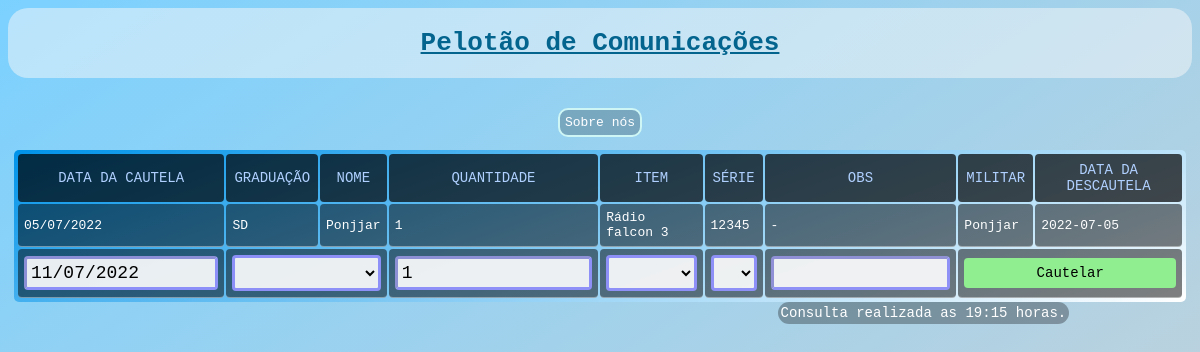
Before: / with the older database file.
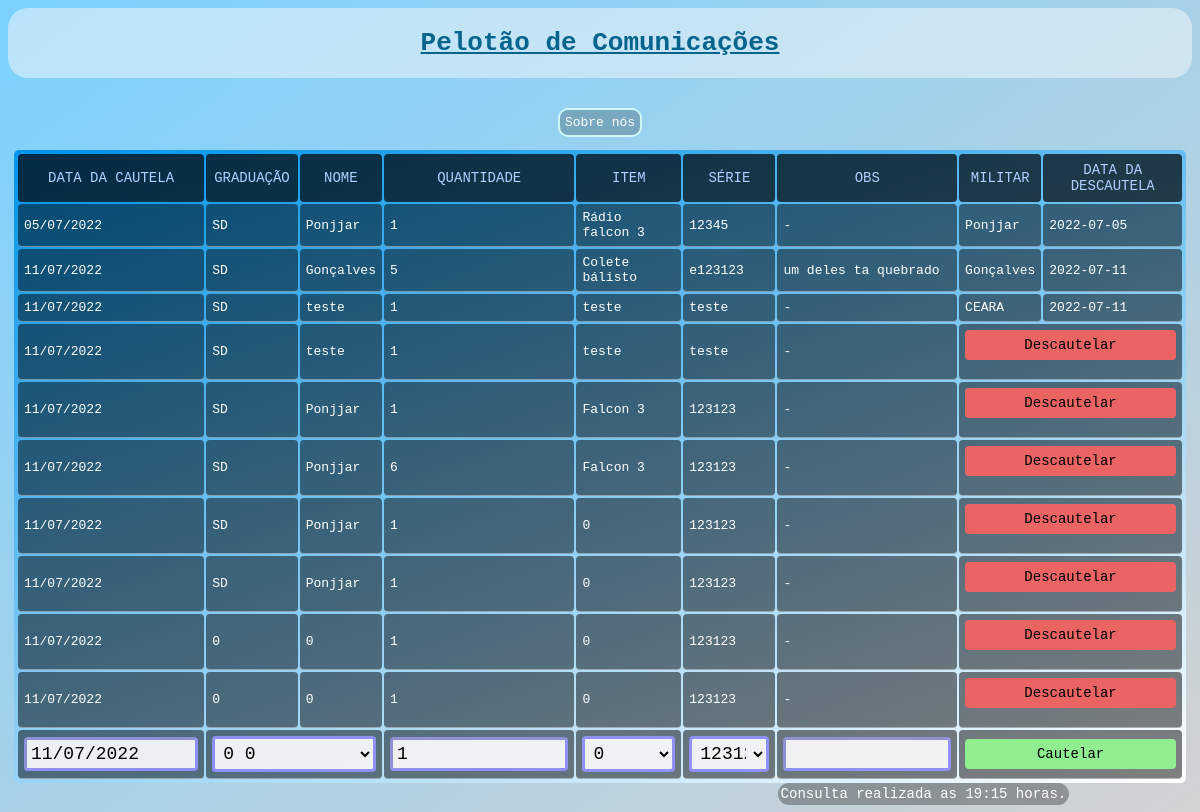
After: the same page with the newer database file.
### tables this page shows
CREATE TABLE `cautela` (
  `data` varchar(50) NOT NULL,
  `grad` varchar(11) NOT NULL,
  `nome` varchar(50) NOT NULL,
  `quantidade` int(255) NOT NULL,
  `item` varchar(255) NOT NULL,
  `serie` varchar(255) NOT NULL,
  `obs` varchar(255) NOT NULL,
  `assinatura` varchar(255) NOT NULL,
  `dataDescautela` varchar(255) NOT NULL,
  `id` int(11) NOT NULL
);

### index.php (the view, shortened to what this page needs)
<html lang="pt-br">
  <head>
    <link rel="stylesheet" href="./css/css.css" media="all" type="text/css">
  </head>
<?php
    include './Incluidos/cabecalho.php';
    require './incluidos/db_connection.php';
    $hourMin = date('H:i');
    echo "<center><table>";
    $resultado = mysqli_query($db_connection, "select * from cautela");
    echo"<th>Data da cautela</th><th>Graduação</th><th>Nome</th><th>Quantidade</th><th>Item</th><th>Série</th><th>Obs</th><th>Militar</th><th>Data da descautela</th>";
    while($cautela = mysqli_fetch_assoc($resultado)) {
        echo "<tr><td>
        ".$cautela["data"]."
        </td><td>
        ".$cautela["grad"]."
        </td><td>
        ".$cautela["nome"]."
        </td><td>
        ".$cautela["quantidade"]."
        </td><td>
        ".$cautela["item"]."
        </td><td>
        ".$cautela["serie"]."
        </td><td>
        ".$cautela["obs"]."
        </td>";
        if(!empty(($cautela["dataDescautela"]))){
            echo"<td>
        ".$cautela["assinatura"]."
        </td><td>
        ".$cautela["dataDescautela"]."
        </td>
        </tr></td>";
        }
        else{
            echo"<td colspan='2'>
            <form method='post' action='./descautela.php'>
            <input type='hidden'  name='id' value='".$cautela["id"]."' id='dado' readonly/>
            <input type='submit' style='background:#e96463 ' value='Descautelar' id='dado'>
            </form>
            </td>
            </tr></td>";
        }
    }
    $today = date('d/m/Y');
    echo "<form method='post' action='#'><tr>
        <td>
        <input type='text' name='data' maxlength='10' value='".$today."' id='dado'></td><td colspan='2'>
        <select name='nome' id='dado'>";
        $resultado = mysqli_query($db_connection, "select * from armeiro");
        while($armeiro = mysqli_fetch_assoc($resultado)) {
            echo "
            <option value='".$armeiro["nome"]."'>".$armeiro["grad"]." ".$armeiro["nome"]."</option>";
          }
        echo"</select>
        </select></td><td>
        <input type='number' min='1' value='1'name='quantidade' id='dado' required></td><td>
        <select name='item' id='dado' required>
        ";
        $resultado = mysqli_query($db_connection, "select * from itens");
        while($item = mysqli_fetch_assoc($resultado)) {
            echo "
            <option value='".$item["nome"]."'>".$item["nome"]."</option>";
          }
        echo"</select></td><td>
        <select name='serie' id='dado'>
        ";
        $resultado = mysqli_query($db_connection, "select * from serie");
        while($serie = mysqli_fetch_assoc($resultado)) {
            echo "
            <option value='".$serie["nserie"]."'>".$serie["nserie"]."</option>";
          }
        echo"</select></td><td>
        <input type='text' name='obs' id='dado'></td>
        <!---<td>
        <input type='text' name='ass' id='dado'></td><td>
        <input type='text' name='dataDesc' id='dado'></td>---><td colspan='2'>
        <input style='background:lightgreen'type='submit' value='Cautelar' id='dado'/></form></td></tr>";
    echo "</table></center>";
    echo ' <div id="hora">Consulta realizada as '.$hourMin.' horas. </div>';
?>
</html>

### incluidos/cabecalho.php (shortened to what this page needs)
<head>
  <link rel="stylesheet" type="text/css" href="../css/css.css"/>
</head>
<body>
  <center>
    <header>
      <a href="./index.php"><h1>Pelotão de Comunicações </h1></a>
    </header>
    <nav>
      <p id="sobrenos"onclick="popup();">Sobre nós</p>
    </nav>
  </center>
</body>

### css/css.css (style rules this page uses)
#sobrenos { left: 35%; position: sticky; color:white; }
#hora { animation: fadeIn 1.5s; margin-left: 65%; margin-bottom: -0.1%; position: static; white-space: normal; display:table; font-size: 14px; background-color: rgba(0,0,0, 0.3); color: white; padding: 3px; border-radius: 20px; border-color: rgba(255,255,255,0); transition: 0.5s; }
a { color: rgb(3, 100, 142); }
body { background: linear-gradient(to right bottom,#7bd1ff,#d2d2d2); font-family: monospace; background-attachment: fixed; background-position: center; background-repeat: no-repeat; background-size: cover; }
input { border-radius: 20px; font-family: monospace; }
input[type=text], input[type=date], input[type=password],input[type=number], select, input[type=email] { border-radius: 4px; padding: 4px; font-family: monospace; width: 51%; font-size: 18px; border-width: 3px; border-color: rgba(0, 0, 255, 0.4); background-color:rgba(255, 255, 255, 0.9); transition: 0.6s; }
h1 { background-color: rgba(247, 247, 247, 0.5); border-radius: 20px; padding: 20px; font-family: monospace; }
p { background-color: rgba(0,0,0,0.2); border-radius:10px; border-color: #CEF6F5; border-width: 2px; padding: 5px; border-style: solid; white-space: normal; display:table; font-family: monospace; }
button, input[type=submit] { display: flex; cursor: pointer; outline: none; word-wrap: break-word; white-space: normal; display: inline-block; background-color: #FFFFFF; padding: 5px; border-radius: 4px; border-color:rgba(0,0,0,0); width: 22%; font-size: 14px; transition: 0.5s; }
table { width:99%; background-color: #0093E9; background-image: linear-gradient(160deg, #0093E9 0%, #ffffff 100%); padding: 2px; border-radius: 5px; transition: 0.8s; }
#dado { width: 100%; }
th { border-radius: 4px; background-color: rgba(0,0,0,0.7); padding: 8px; text-align: left; font-weight: 500; font-size: 14px; color: rgb(176, 208, 255); text-transform: uppercase; transition: 0.4s; text-align:center; }
td { border-radius: 4px; background-color: rgba(0,0,0,0.5); padding: 6px; color: #fff; border-bottom: solid 1px rgba(255,255,255,0.4); transition: 0.4s; }

Changed rows visible on the page:
added cautela: data "11/07/2022", grad "SD", nome "Gonçalves", quantidade "5", item "Colete bálisto", serie "e123123", obs "um deles ta quebrado", assinatura "Gonçalves", dataDescautela "2022-07-11"
added cautela: data "11/07/2022", grad "SD", nome "teste", quantidade "1", item "teste", serie "teste", obs "-", assinatura "CEARA", dataDescautela "2022-07-11"
added cautela: data "11/07/2022", grad "SD", nome "teste", quantidade "1", item "teste", serie "teste", obs "-"
added cautela: data "11/07/2022", grad "SD", nome "Ponjjar", quantidade "1", item "Falcon 3", serie "123123", obs "-"
added cautela: data "11/07/2022", grad "SD", nome "Ponjjar", quantidade "6", item "Falcon 3", serie "123123", obs "-"
added cautela: data "11/07/2022", grad "SD", nome "Ponjjar", quantidade "1", item "0", serie "123123", obs "-"
added cautela: data "11/07/2022", grad "SD", nome "Ponjjar", quantidade "1", item "0", serie "123123", obs "-"
added cautela: data "11/07/2022", grad "0", nome "0", quantidade "1", item "0", serie "123123", obs "-"
added cautela: data "11/07/2022", grad "0", nome "0", quantidade "1", item "0", serie "123123", obs "-"
Other visible differences:
form field nome: (not shown) → "0 0"
form field item: (not shown) → "0"
form field serie: (not shown) → "123123"
